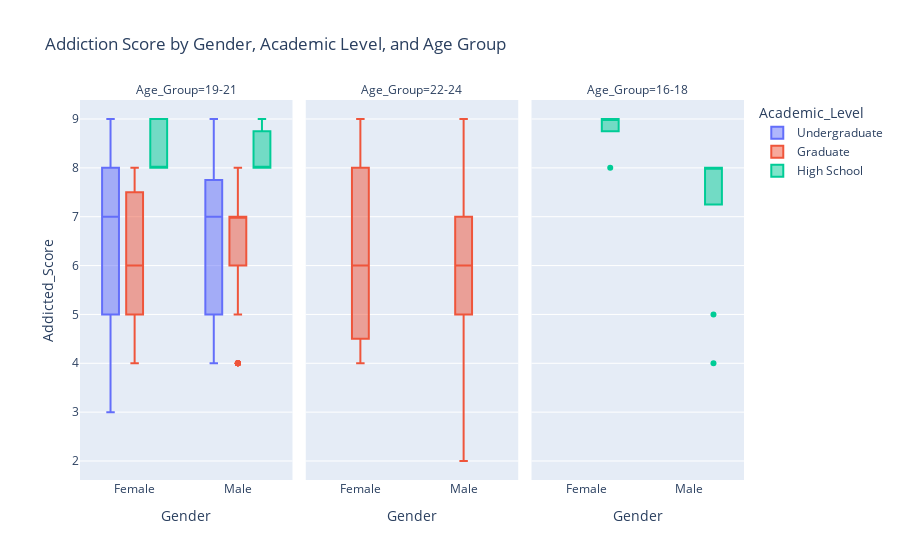

Notebook code for this chart:
### Code cell
# Box plot: Addiction by Gender, Age Group, Academic Level
fig = px.box(df, x='Gender', y='Addicted_Score', color='Academic_Level',
             facet_col='Age_Group', title='Addiction Score by Gender, Academic Level, and Age Group')
fig.show()

### Figure 1 — Plotly figure (JSON) as saved in the notebook; plotly's stock layout.template omitted (floating-point values rounded to 4 significant figures; data arrays with more than 128 entries replaced by an {"elided": "..."} marker saying what was removed)
{"data": [{"alignmentgroup": "True", "hovertemplate": "Academic_Level=Undergraduate<br>Age_Group=19-21<br>Gender=%{x}<br>Addicted_Score=%{y}<extra></extra>", "legendgroup": "Undergraduate", "marker": {"color": "#636efa"}, "name": "Undergraduate", "notched": false, "offsetgroup": "Undergraduate", "orientation": "v", "showlegend": true, "type": "box", "x": {"elided": "353 str values"}, "x0": " ", "xaxis": "x", "y": {"elided": "353 int values"}, "y0": " ", "yaxis": "y"}, {"alignmentgroup": "True", "hovertemplate": "Academic_Level=Graduate<br>Age_Group=19-21<br>Gender=%{x}<br>Addicted_Score=%{y}<extra></extra>", "legendgroup": "Graduate", "marker": {"color": "#EF553B"}, "name": "Graduate", "notched": false, "offsetgroup": "Graduate", "orientation": "v", "showlegend": true, "type": "box", "x": ["Male", "Female", "Female", "Male", "Male", "Female", "Female", "Female", "Female", "Female", "Female", "Female", "Female", "Female", "Female", "Male", "Male", "Male", "Male", "Male", "Male", "Male", "Male", "Male", "Male", "Male", "Male", "Male", "Male", "Male", "Male", "Male", "Male", "Male", "Male", "Male", "Male", "Male", "Male", "Male", "Male", "Male", "Male", "Male", "Male", "Male", "Male", "Male", "Male", "Male", "Male", "Male", "Male", "Male", "Male", "Male", "Male", "Male", "Male", "Male", "Male", "Male", "Male", "Male", "Male", "Male", "Male", "Male", "Male", "Male", "Male", "Male", "Male", "Male", "Male", "Male", "Male", "Male", "Male", "Male", "Male", "Male", "Male", "Male", "Male", "Male", "Male", "Male", "Male", "Male", "Male", "Male", "Male", "Male", "Male", "Male", "Male", "Male", "Male", "Male", "Male", "Male", "Male", "Male", "Male", "Male", "Male", "Male", "Male", "Male", "Male", "Male", "Male", "Male", "Male", "Male", "Male", "Male"], "x0": " ", "xaxis": "x", "y": [7, 4, 5, 4, 8, 5, 8, 7, 5, 8, 7, 5, 8, 7, 5, 6, 8, 7, 6, 8, 7, 6, 8, 7, 6, 8, 7, 6, 8, 7, 7, 7, 7, 8, 7, 7, 7, 8, 7, 7, 7, 8, 7, 7, 7, 8, 7, 7, 7, 8, 7, 7, 7, 8, 7, 4, 7, 7, 8, 7, 4, 7, 7, 8, 7, 4, 7, 7, 8, 7, 4, 7, 7, 8, 7, 4, 7, 7, 8, 7, 4, 7, 7, 8, 7, 4, 7, 7, 8, 7, 4, 7, 7, 8, 7, 4, 7, 7, 8, 7, 5, 7, 6, 6, 5, 5, 7, 6, 6, 5, 5, 7, 6, 6, 5, 5, 7, 6], "y0": " ", "yaxis": "y"}, {"alignmentgroup": "True", "hovertemplate": "Academic_Level=Graduate<br>Age_Group=22-24<br>Gender=%{x}<br>Addicted_Score=%{y}<extra></extra>", "legendgroup": "Graduate", "marker": {"color": "#EF553B"}, "name": "Graduate", "notched": false, "offsetgroup": "Graduate", "orientation": "v", "showlegend": false, "type": "box", "x": {"elided": "207 str values"}, "x0": " ", "xaxis": "x2", "y": {"elided": "207 int values"}, "y0": " ", "yaxis": "y2"}, {"alignmentgroup": "True", "hovertemplate": "Academic_Level=High School<br>Age_Group=19-21<br>Gender=%{x}<br>Addicted_Score=%{y}<extra></extra>", "legendgroup": "High School", "marker": {"color": "#00cc96"}, "name": "High School", "notched": false, "offsetgroup": "High School", "orientation": "v", "showlegend": true, "type": "box", "x": ["Female", "Female", "Female", "Female", "Female", "Female", "Female", "Female", "Male", "Male", "Female", "Male", "Female"], "x0": " ", "xaxis": "x", "y": [8, 9, 8, 9, 8, 9, 8, 8, 8, 8, 8, 9, 8], "y0": " ", "yaxis": "y"}, {"alignmentgroup": "True", "hovertemplate": "Academic_Level=High School<br>Age_Group=16-18<br>Gender=%{x}<br>Addicted_Score=%{y}<extra></extra>", "legendgroup": "High School", "marker": {"color": "#00cc96"}, "name": "High School", "notched": false, "offsetgroup": "High School", "orientation": "v", "showlegend": false, "type": "box", "x": ["Male", "Male", "Female", "Male", "Male", "Male", "Male", "Female", "Male", "Female", "Male", "Female", "Male", "Female"], "x0": " ", "xaxis": "x3", "y": [4, 5, 9, 8, 8, 8, 8, 9, 8, 9, 8, 9, 8, 8], "y0": " ", "yaxis": "y3"}], "layout": {"annotations": [{"font": {}, "showarrow": false, "text": "Age_Group=19-21", "x": 0.16, "xanchor": "center", "xref": "paper", "y": 1, "yanchor": "bottom", "yref": "paper"}, {"font": {}, "showarrow": false, "text": "Age_Group=22-24", "x": 0.5, "xanchor": "center", "xref": "paper", "y": 1, "yanchor": "bottom", "yref": "paper"}, {"font": {}, "showarrow": false, "text": "Age_Group=16-18", "x": 0.84, "xanchor": "center", "xref": "paper", "y": 1, "yanchor": "bottom", "yref": "paper"}], "autosize": true, "boxmode": "group", "legend": {"title": {"text": "Academic_Level"}, "tracegroupgap": 0}, "title": {"text": "Addiction Score by Gender, Academic Level, and Age Group"}, "xaxis": {"anchor": "y", "autorange": true, "domain": [0, 0.32], "range": [-0.5223, 1.522], "title": {"text": "Gender"}, "type": "category"}, "xaxis2": {"anchor": "y2", "autorange": true, "domain": [0.34, 0.66], "matches": "x", "range": [-0.5223, 1.522], "title": {"text": "Gender"}, "type": "category"}, "xaxis3": {"anchor": "y3", "autorange": true, "domain": [0.68, 1.0], "matches": "x", "range": [-0.5223, 1.522], "title": {"text": "Gender"}, "type": "category"}, "yaxis": {"anchor": "x", "autorange": true, "domain": [0, 1], "range": [1.611, 9.389], "title": {"text": "Addicted_Score"}, "type": "linear"}, "yaxis2": {"anchor": "x2", "autorange": true, "domain": [0, 1], "matches": "y", "range": [1.611, 9.389], "showticklabels": false, "type": "linear"}, "yaxis3": {"anchor": "x3", "autorange": true, "domain": [0, 1], "matches": "y", "range": [1.611, 9.389], "showticklabels": false, "type": "linear"}}}
